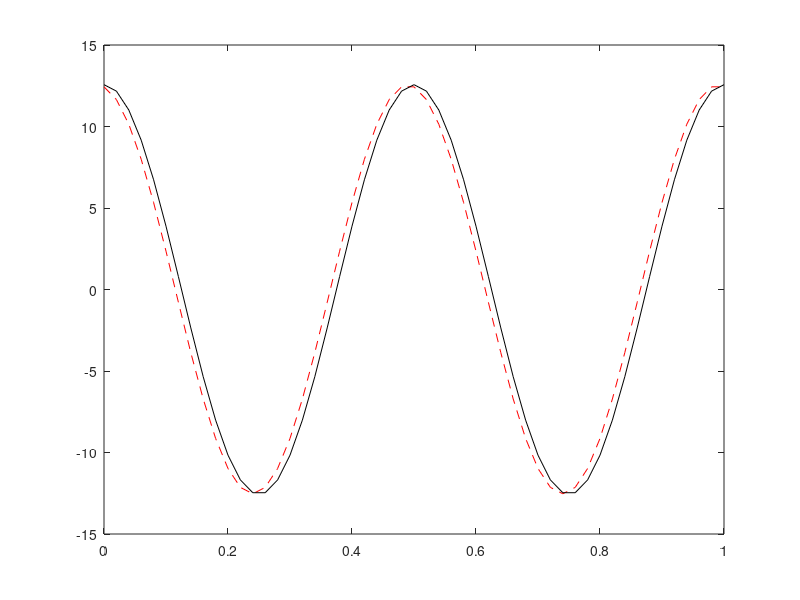

The MATLAB source for this figure:
clc;
clear all;
close all;
% program to compute first order finite derivative of flux function
% method - forward diffrence

%building the mesh

a=0;			%	left extreme
b=1;			%	right extreme

N=50;  		%	number of nodes
dx=(b-a)/N; 	% mesh spacing

for i = 1 : N+1
    x(i)=a+(i-1)*dx;
    f(i) = sin(4*pi*x(i));
    dfdxe(i) = 4*pi*cos(4*pi*x(i));
end
for i = 1:N
    dfdx(i)=(f(i+1)-f(i))/dx;
end
dfdx(N+1)=dfdx(N);

plot(x,dfdx,'--r');
hold on;
plot(x,dfdxe,'-k');
